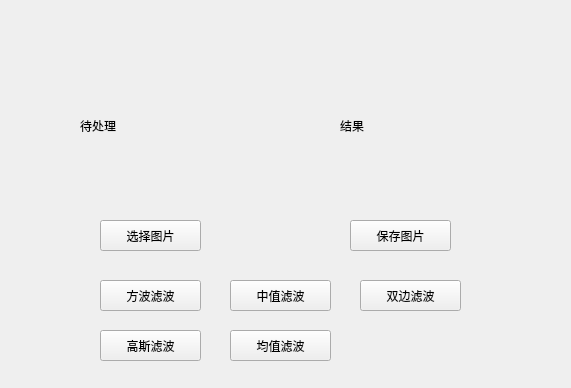
<?xml version="1.0" encoding="UTF-8"?>
<ui version="4.0">
 <class>Formwin5</class>
 <widget class="QWidget" name="Formwin5">
  <property name="geometry">
   <rect>
    <x>0</x>
    <y>0</y>
    <width>571</width>
    <height>388</height>
   </rect>
  </property>
  <property name="windowTitle">
   <string>Form</string>
  </property>
  <widget class="QLabel" name="label_daichuli">
   <property name="geometry">
    <rect>
     <x>80</x>
     <y>50</y>
     <width>151</width>
     <height>151</height>
    </rect>
   </property>
   <property name="text">
    <string>待处理</string>
   </property>
  </widget>
  <widget class="QLabel" name="label_jieguo">
   <property name="geometry">
    <rect>
     <x>340</x>
     <y>50</y>
     <width>151</width>
     <height>151</height>
    </rect>
   </property>
   <property name="text">
    <string>结果</string>
   </property>
  </widget>
  <widget class="QPushButton" name="pushButton_load">
   <property name="geometry">
    <rect>
     <x>100</x>
     <y>220</y>
     <width>101</width>
     <height>31</height>
    </rect>
   </property>
   <property name="text">
    <string>选择图片</string>
   </property>
  </widget>
  <widget class="QPushButton" name="pushButton_save">
   <property name="geometry">
    <rect>
     <x>350</x>
     <y>220</y>
     <width>101</width>
     <height>31</height>
    </rect>
   </property>
   <property name="text">
    <string>保存图片</string>
   </property>
  </widget>
  <widget class="QPushButton" name="pushButton_fangbo">
   <property name="geometry">
    <rect>
     <x>100</x>
     <y>280</y>
     <width>101</width>
     <height>31</height>
    </rect>
   </property>
   <property name="text">
    <string>方波滤波</string>
   </property>
  </widget>
  <widget class="QPushButton" name="pushButton_zhongzhi">
   <property name="geometry">
    <rect>
     <x>230</x>
     <y>280</y>
     <width>101</width>
     <height>31</height>
    </rect>
   </property>
   <property name="text">
    <string>中值滤波</string>
   </property>
  </widget>
  <widget class="QPushButton" name="pushButton_junzhi">
   <property name="geometry">
    <rect>
     <x>230</x>
     <y>330</y>
     <width>101</width>
     <height>31</height>
    </rect>
   </property>
   <property name="text">
    <string>均值滤波</string>
   </property>
  </widget>
  <widget class="QPushButton" name="pushButton_gauss">
   <property name="geometry">
    <rect>
     <x>100</x>
     <y>330</y>
     <width>101</width>
     <height>31</height>
    </rect>
   </property>
   <property name="text">
    <string>高斯滤波</string>
   </property>
  </widget>
  <widget class="QPushButton" name="pushButton_suangbian">
   <property name="geometry">
    <rect>
     <x>360</x>
     <y>280</y>
     <width>101</width>
     <height>31</height>
    </rect>
   </property>
   <property name="text">
    <string>双边滤波</string>
   </property>
  </widget>
 </widget>
 <resources/>
 <connections/>
</ui>
